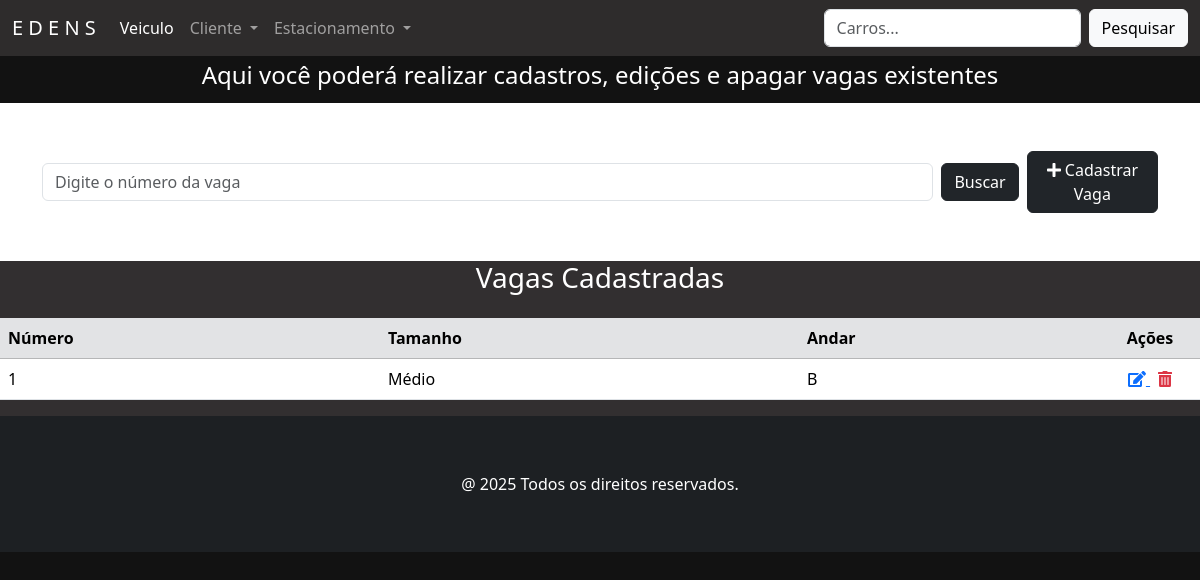
Before: /vagas/ with the older database file.
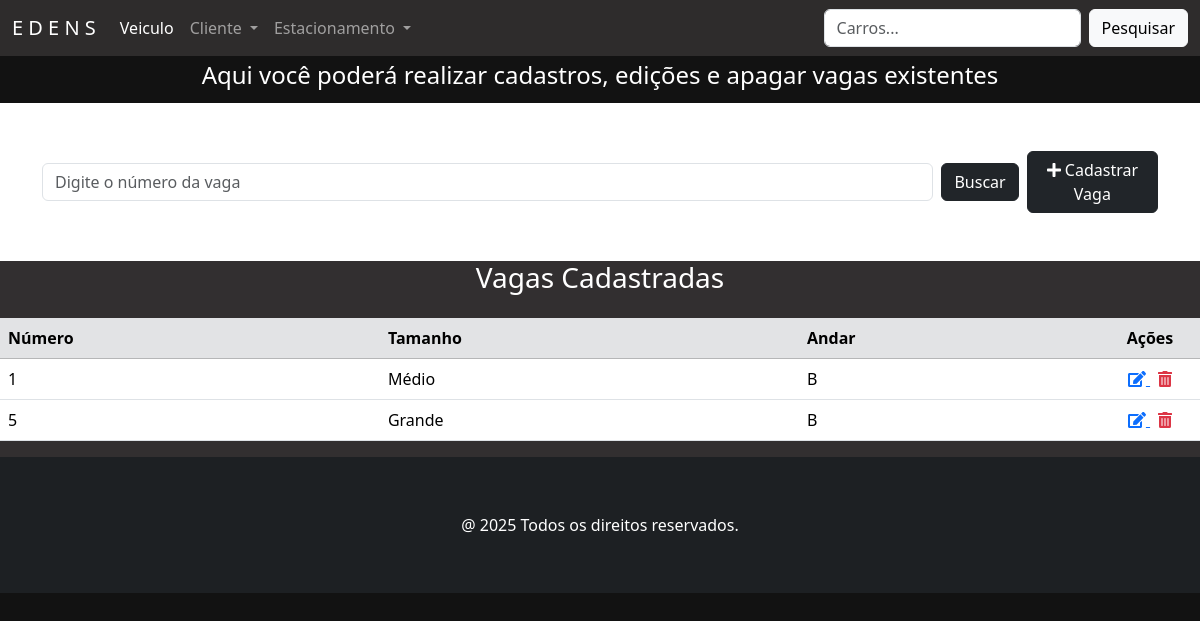
After: the same page with the newer database file.
### vaga/models.py (models this page shows, shortened)
class Vaga(models.Model):
    ANDAR_CHOICES = [
        ('A', '1º Andar'),
        ('B', '2º Andar'),
        ('C', '3º Andar'),
    ]
    TAMANHO_CHOICES = [
        ('Pequeno', 'Pequeno'),
        ('Médio', 'Medio'),
        ('Grande', 'Grande'),
    ]
    numero = models.CharField('Número', max_length=10, help_text='Número da vaga')
    tamanho = models.CharField('Tamanho', max_length=20, choices=TAMANHO_CHOICES, help_text='Tamanho da vaga (ex: Pequena, Média, Grande)')
    andar = models.CharField('Andar', max_length=1, choices=ANDAR_CHOICES, help_text='Andar da vaga')
    class Meta:
        verbose_name = 'Vaga'
        verbose_name_plural = 'Vagas'
        constraints = [
            models.UniqueConstraint(fields=['numero', 'andar'], name='unique_numero_andar')
        ]

### vaga/views.py (the view)
# urls.py: path('vagas/', VagaView.as_view(), name='vagas'),
class VagaView(ListView):
    model = Vaga
    template_name = 'vaga.html'
    def get_queryset(self):
        buscar = self.request.GET.get('buscar')
        qs = super(VagaView, self).get_queryset()
        if buscar:
            qs = qs.filter(numero__icontains=buscar)
        if qs.count() > 0:
            paginator = Paginator(qs, 10)
            listagem = paginator.get_page(self.request.GET.get('page'))
            return listagem
        else:
            return messages.info(self.request, 'Não existem vagas cadastradas.')

### vaga/templates/vaga.html (shortened to what this page needs)
{% extends 'principal.html' %}
{% load django_bootstrap5 %}
{% load static %}
{% block content %}
<div class="contaier-flex text-center text-white" style="background-color: #121212; padding: 5px">
    <h4>Aqui você poderá realizar cadastros, edições e apagar vagas existentes</h4>
</div>
<section class="section">
<div class="container mb-5 mt-5">
    <form action="" method="GET" class="d-flex justify-content-start align-items-center gap-2">
        <input class="form-control" type="text" name="buscar" value="{{ request.GET.buscar }}"
               placeholder="Digite o número da vaga" style="max-width: 900px;">
        <button type="submit" class="btn btn-dark">Buscar</button>
        <a href="{% url 'vaga_adicionar' %}" class="btn btn-dark">
            <i class="fas fa-plus"></i> Cadastrar Vaga
        </a>
    </form>
</div>
</section>
{% if object_list %}
<div class="card-body" style="background-color: #322f30">
    <h3 class="text-center text-white mb-4">Vagas Cadastradas</h3>
    <div class="table-responsive">
        <table class="table table-hover">
            <thead class="table-secondary">
                <tr>
                    <th>Número</th>
                    <th>Tamanho</th>
                    <th>Andar</th>
                    <th style="width: 100px; text-align: center">Ações</th>
                </tr>
            </thead>
            <tbody>
                {% for vaga in object_list %}
                <tr>
                    <td>{{ vaga.numero }}</td>
                    <td>{{ vaga.tamanho }}</td>
                    <td>{{ vaga.andar }}</td>
                    <td class="text-center">
                        <a href="{% url 'vaga_editar' vaga.pk %}" class="me-2" title="Editar">
                            <i class="fas fa-edit"></i>
                        </a>
                        <a href="{% url 'vaga_apagar' vaga.pk %}" title="Apagar" class="text-danger">
                            <i class="fas fa-trash-alt"></i>
                        </a>
                    </td>
                </tr>
                {% endfor %}
            </tbody>
        </table>
    </div>
</div>
{% else %}
    <p class="text-center mt-4">Nenhuma vaga encontrada.</p>
{% endif %}
{% endblock %}

Changed rows visible on the page:
added Vaga: numero "5", tamanho "Grande", andar "B"
